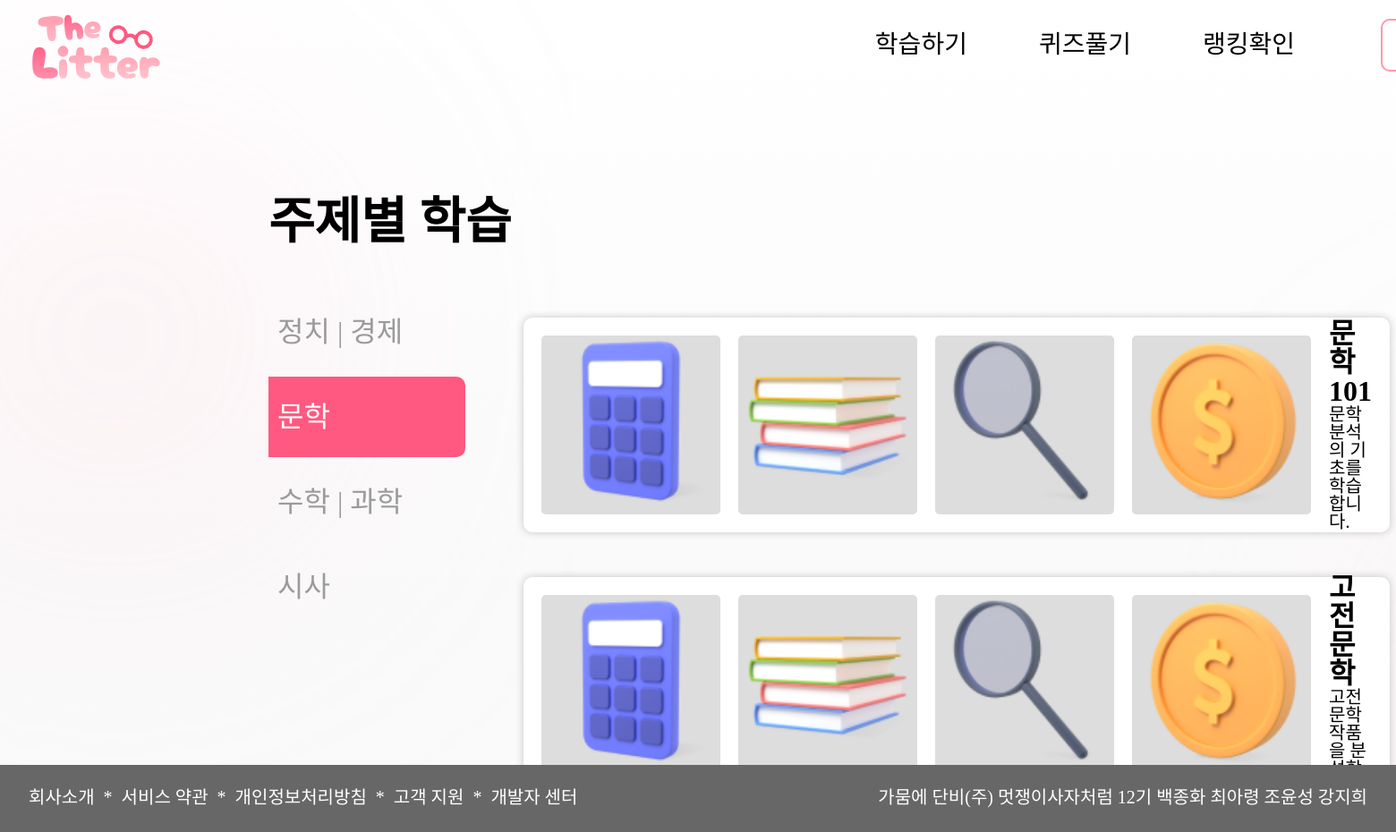
Screenshot of /subject/문학 with the database file from the repository.
### api/models.py (models this page shows)
class Lecture(Base):
    __tablename__ = 'lectures'
    id = Column(Integer, primary_key=True, index=True)
    title = Column(String, index=True)
    difficulty = Column(Integer, index=True)
    topic = Column(String, index=True)
    image = Column(String, index=True)
    description = Column(Text, index=True)

### main.py (the view)
@app.get("/subject/{topic}")
async def get_lectures_by_topic(request: Request, topic: str, db: Session = Depends(get_db)):
    lectures = db.query(Lecture).filter(Lecture.topic == topic).all()
    return templates.TemplateResponse("subjectSelect.html", {"request": request, "lectures": lectures, "current_topic": topic})

### templates/subjectSelect.html (shortened to what this page needs)
<!DOCTYPE html>
<html lang="ko">
  <head>
    <link
      rel="stylesheet"
      href="{{ url_for('static', path='css/subjectSelect.css') }}"
    />
  </head>
  <body>
    {% include "header.html" %}
    <div class="container">
      <div class="sidebar">
        <div class="topic">주제별 학습</div>
        <ul>
          <li>
            <a
              href="/subject/정치%20|%20경제"
              class="{% if current_topic == '정치 | 경제' %}active{% endif %}"
              >정치 | 경제</a
            >
          </li>
          <li>
            <a
              href="/subject/문학"
              class="{% if current_topic == '문학' %}active{% endif %}"
              >문학</a
            >
          </li>
          <li>
            <a
              href="/subject/수학%20|%20과학"
              class="{% if current_topic == '수학 | 과학' %}active{% endif %}"
              >수학 | 과학</a
            >
          </li>
          <li>
            <a
              href="/subject/시사"
              class="{% if current_topic == '시사' %}active{% endif %}"
              >시사</a
            >
          </li>
        </ul>
      </div>
      <div class="main-content">
        <div class="content-cards">
          {% for lecture in lectures %}
          <div class="content-card">
            <img src="{{ url_for('static', path='images/math.png') }}" alt="User Photo">
            <img src="{{ url_for('static', path='images/literature.png') }}" alt="User Photo">
            <img src="{{ url_for('static', path='images/event.png') }}" alt="User Photo">
            <img src="{{ url_for('static', path='images/economy.png') }}" alt="User Photo">
            <div class="details">
              <div class="title">{{ lecture.title }}</div>
              <div class="description">{{ lecture.description }}</div>
            </div>
          </div>
          {% endfor %}
        </div>
      </div>
    </div>
    {% include "footer.html" %}
  </body>
</html>

### static/css/subjectSelect.css (style rules this page uses)
body { font-family: Arial, sans-serif; margin: 0; padding: 0; background: url("../images/bg2.svg"); }
.container { max-width: 1200px; margin: 0 auto; margin-left: 180px; padding: 120px; padding-top: 200px; }
.sidebar { float: left; width: 20%; margin-top: 20px; }
.sidebar .topic { font-size: 3.5em; font-weight: bold; width: 300px; font-family: "Pretendard-SemiBold"; }
.sidebar ul { margin-top: 50px; list-style: none; padding: 0; }
.sidebar ul li { margin-bottom: 5px; line-height: 500%; }
.sidebar ul li a { font-size: 2em; text-decoration: none; color: #9b9b9b; display: block; padding: 5px 10px; font-family: "Pretendard-SemiBold"; border-radius: 0 10px 10px 0; }
.sidebar ul li a.active { font-size: 2em; color: #ffffff; background-color: #ff5881; font-family: "Pretendard-SemiBold"; width: 200px; height: 80px; }
.main-content { float: right; width: 75%; margin-top: 135px; }
.content-cards { display: grid; grid-template-columns: repeat(2, 1fr); gap: 50px; margin-top: 20px; width: 1000px; height: 250px; }
.content-card { background-color: white; padding: 20px; box-shadow: 0 0 10px #c5c5c5; border-radius: 10px; display: flex; align-items: center; gap: 20px; }
.content-card img { width: 200px; height: 200px; background-color: #ddd; border-radius: 5px; }
.content-card .details { display: flex; flex-direction: column; justify-content: center; height: 200px; }
.content-card .details .title { font-size: 32px; font-weight: bold; color: #000000; font-family: "Pretendard-Bold"; }
.content-card .details .description { color: #000000; font-family: "Pretendard-Medium"; margin-top: auto; font-size: 20px; margin-bottom: auto; }

### static/css/header.css (style rules this page uses)
a { text-decoration: none; }
a:visited, a:link, a:active { color: #000; }

### rows the page displays
Lecture: title "문학 101", description "문학 분석의 기초를 학습합니다."
Lecture: title "고전 문학", description "고전 문학 작품을…"
